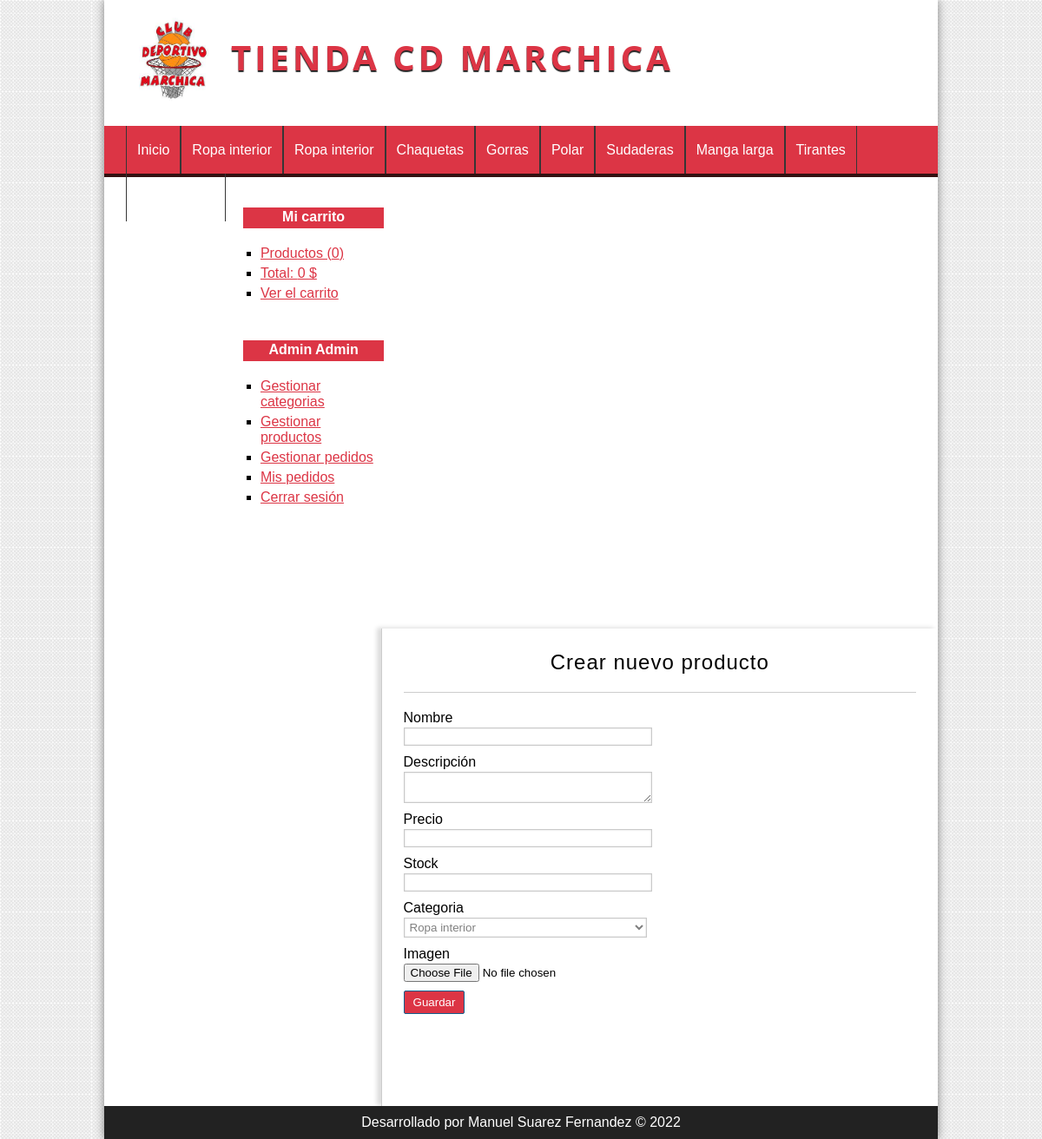
Page /producto/crear (signed in) on the committed database.
### tables this page shows
CREATE TABLE `categorias` (
  `id` int(255) NOT NULL AUTO_INCREMENT,
  `nombre` varchar(100) NOT NULL,
  PRIMARY KEY (`id`)
);

### config/db.php (called while the page is built)
<?php
class Database{
	public static function connect(){
		$db = new mysqli('localhost', 'root', '', 'tienda_master');
		$db->query("SET NAMES 'utf8'");
		return $db;
	}
}

### helpers/utils.php (called while the page is built, shortened)
<?php
class Utils{
	public static function showCategorias(){
		require_once 'models/categoria.php';
		$categoria = new Categoria();
		$categorias = $categoria->getAll();
		return $categorias;
	}
}

### models/categoria.php (called while the page is built, shortened)
<?php
class Categoria{
	private $db;
	public function __construct() {
		$this->db = Database::connect();
	}
	public function getAll(){
		$categorias = $this->db->query("SELECT * FROM categorias ORDER BY id DESC;");
		return $categorias;
	}
}

### controllers/ProductoController.php (called while the page is built, shortened)
<?php
class productoController{
	public function crear(){
		require_once 'views/producto/crear.php';
	}
}

### views/producto/crear.php (the view, shortened to what this page needs)
<?php if(isset($edit) && isset($pro) && is_object($pro)): ?>
	<h1>Editar producto <?=$pro->nombre?></h1>
	<?php $url_action = base_url."producto/save&id=".$pro->id; ?>
<?php else: ?>
	<h1>Crear nuevo producto</h1>
	<?php $url_action = base_url."producto/save"; ?>
<?php endif; ?>
<div class="form_container">
	<form action="<?=$url_action?>" method="POST" enctype="multipart/form-data">
		<label for="nombre">Nombre</label>
		<input type="text" name="nombre" value="<?=isset($pro) && is_object($pro) ? $pro->nombre : ''; ?>"/>
		<label for="descripcion">Descripción</label>
		<textarea name="descripcion"><?=isset($pro) && is_object($pro) ? $pro->descripcion : ''; ?></textarea>
		<label for="precio">Precio</label>
		<input type="text" name="precio" value="<?=isset($pro) && is_object($pro) ? $pro->precio : ''; ?>"/>
		<label for="stock">Stock</label>
		<input type="number" name="stock" value="<?=isset($pro) && is_object($pro) ? $pro->stock : ''; ?>"/>
		<label for="categoria">Categoria</label>
		<?php $categorias = Utils::showCategorias(); ?>
		<select name="categoria">
			<?php while ($cat = $categorias->fetch_object()): ?>
				<option value="<?= $cat->id ?>" <?=isset($pro) && is_object($pro) && $cat->id == $pro->categoria_id ? 'selected' : ''; ?>>
					<?= $cat->nombre ?>
				</option>
			<?php endwhile; ?>
		</select>
		<label for="imagen">Imagen</label>
		<input type="file" name="imagen" />
		<input type="submit" value="Guardar" />
	</form>
</div>

### views/layout/header.php (shortened to what this page needs)
<!DOCTYPE HTML>
<html lang="es">
	<head>
		<link rel="stylesheet" href="<?=base_url?>assets/css/styles.css" />
	</head>
	<body>
		<div id="container">
			<header id="header">
				<div id="logo">
					<img src="<?=base_url?>assets/img/icono.png" alt="Icono" />
					<a href="<?=base_url?>">
						Tienda CD Marchica
					</a>
				</div>
			</header>
			<?php $categorias = Utils::showCategorias(); ?>
			<nav id="menu">
				<ul>
					<li>
						<a href="<?=base_url?>">Inicio</a>
					</li>
					<?php while($cat = $categorias->fetch_object()): ?>
						<li>
							<a href="<?=base_url?>categoria/ver&id=<?=$cat->id?>"><?=$cat->nombre?></a>
						</li>
					<?php endwhile; ?>
				</ul>
			</nav>
			<div id="content">

### assets/css/styles.css (style rules this page uses)
* { padding: 0px; margin: 0px; font-family: sans-serif, Helvetica, Arial; }
body { background: url(../img/bg.png); }
a { color: #dc3545; }
#container { width: 80%; margin: 0px auto; box-shadow: 0px 0px 10px gray; background: white; }
#header { height: 145px; background: white; }
#logo { padding: 20px; margin-left: 20px; float:left; }
#logo img { float:left; height: 100px; }
#logo a { float:left; font-size: 40px; letter-spacing: 4px; font-family: 'Open Sans', Helvetica, Arial; text-transform: uppercase; color: #dc3545; font-weight: bold; text-decoration: none; margin-top: 18px; margin-left: 25px; text-shadow: 0px 2px 1px #222222; transition: all 300ms; }
#menu { clear:both; background: #dc3545; color: white; height: 55px; border-bottom: 4px solid #341111; }
#menu ul { list-style: none; text-decoration: none; margin: 0px auto; margin-left: 25px; }
#menu ul li { line-height: 55px; float:left; border-right: 1px solid #363636; }
#menu a { display: block; color: white; text-decoration: none; padding-left: 12px; padding-right: 12px; transition: all 300ms; }
#menu a:first-child { border-left: 1px solid #363636; }
#content { margin: 0px auto; overflow: hidden; background: white; }
.form_container { width: 50%; }
label, input[type="text"], input[type="password"], input[type="email"], input[type="number"], select, textarea { display:block; width: 95%; margin-top: 2px; margin-bottom: 2px; }
input[type="text"], input[type="password"], input[type="email"], input[type="number"], select, textarea { border: 1px solid #C9C9C9; box-shadow: 0px 0px 2px #ccc inset; background: white; padding: 2px; color: gray; transition: all 300ms; }
input[type="button"], input[type="submit"], button, .button { display: block; border-radius: 2px; width: auto; padding: 5px; padding-left: 10px; padding-right: 10px; color: white; background: #dc3545; border: 1px solid #11608E; cursor:pointer; }
label, input[type="button"], input[type="submit"], button { display:block; margin-top: 10px; }
#central h1 { font-size: 24px; font-weight: normal; letter-spacing: 1px; text-align: center; border-bottom: 1px solid #ccc; margin-bottom: 20px; padding: 20px; padding-top: 0px; }

### rows in the picture
categorias: nombre "Ropa interior"
categorias: nombre "Ropa interior"
categorias: nombre "Chaquetas"
categorias: nombre "Gorras"
categorias: nombre "Polar"
categorias: nombre "Sudaderas"
categorias: nombre "Manga larga"
categorias: nombre "Tirantes"

### other values in the picture
$stats['count'] "0"
$stats['total'] "0"
$_SESSION['identity']->nombre "Admin"
$_SESSION['identity']->apellidos "Admin"
form field categoria "Ropa interior"
